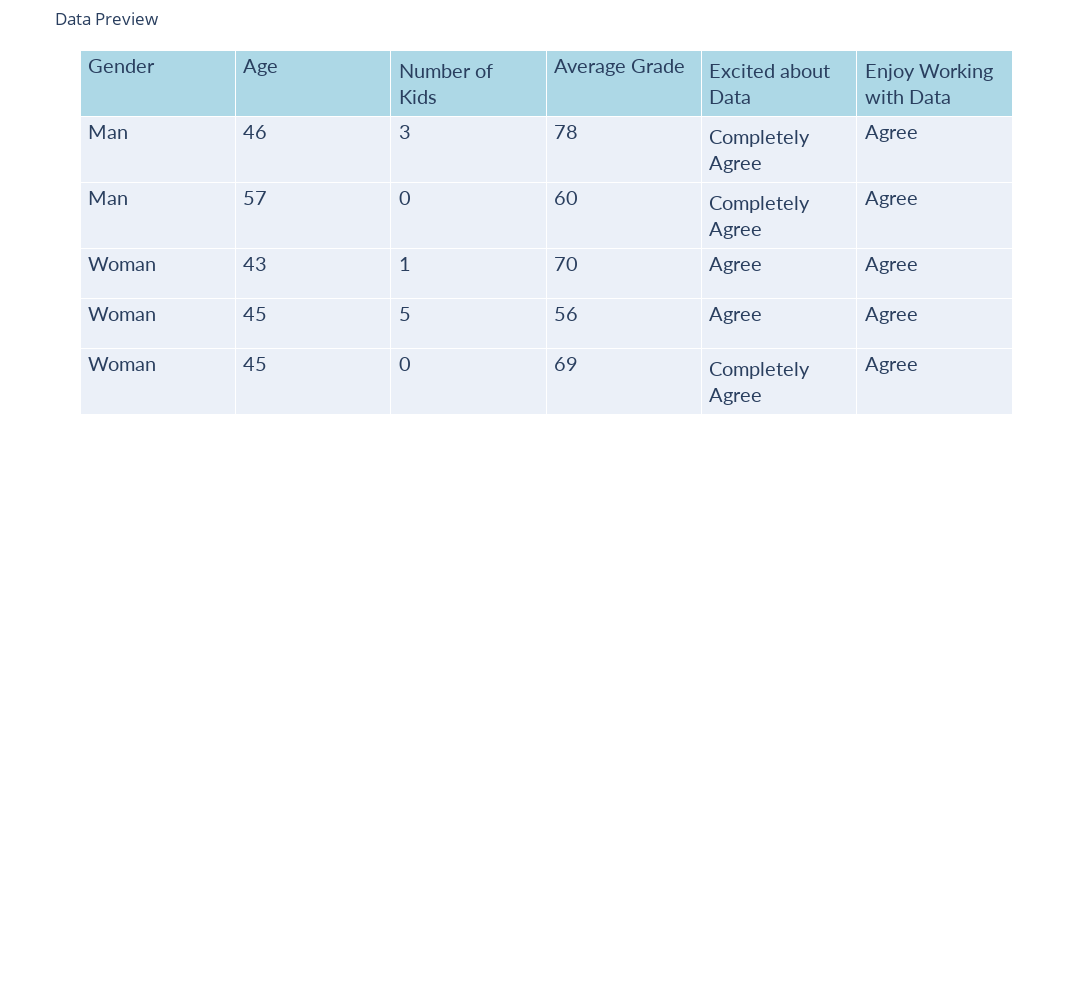

Notebook cell for this chart:
### Code cell
color1 = "white"
color2 = "lightgrey"
header_color = "lightblue"
values = (
    display_file.iloc[:, 0],
    display_file.iloc[:, 1],
    display_file.iloc[:, 2],
    display_file.iloc[:, 3],
    display_file.iloc[:, 4],
    display_file.iloc[:, 5],
)
fig = go.Figure(
    data=[
        go.Table(
            header=dict(
                values=display_file.columns.tolist(),
                fill_color=header_color,
                height=50,
                align="left",
                font=dict(family="Lato", size=20),
            ),
            cells=dict(
                values=values,
                align="left",
                height=50,
                font=dict(family="Lato", size=20),
                format=None,
                formatsrc=None,
                fill_color=None,
            ),
        )
    ]
)
fig.update_layout(width=1100, height=1000, title="Data Preview")
fig.update_layout({"margin": {"t": 50}})
fig.show()

### Figure 1 — Plotly figure (JSON) as saved in the notebook; plotly's stock layout.template omitted (floating-point values rounded to 4 significant figures)
{"data": [{"cells": {"align": "left", "font": {"family": "Lato", "size": 20}, "height": 50, "values": [["Man", "Man", "Woman", "Woman", "Woman"], [46, 57, 43, 45, 45], [3, 0, 1, 5, 0], [78, 60, 70, 56, 69], ["Completely Agree", "Completely Agree", "Agree", "Agree", "Completely Agree"], ["Agree", "Agree", "Agree", "Agree", "Agree"]]}, "header": {"align": "left", "fill": {"color": "lightblue"}, "font": {"family": "Lato", "size": 20}, "height": 50, "values": ["Gender", "Age", "Number of Kids", "Average Grade", "Excited about Data", "Enjoy Working with Data"]}, "type": "table"}], "layout": {"height": 1000, "margin": {"t": 50}, "title": {"text": "Data Preview"}, "width": 1100}}
